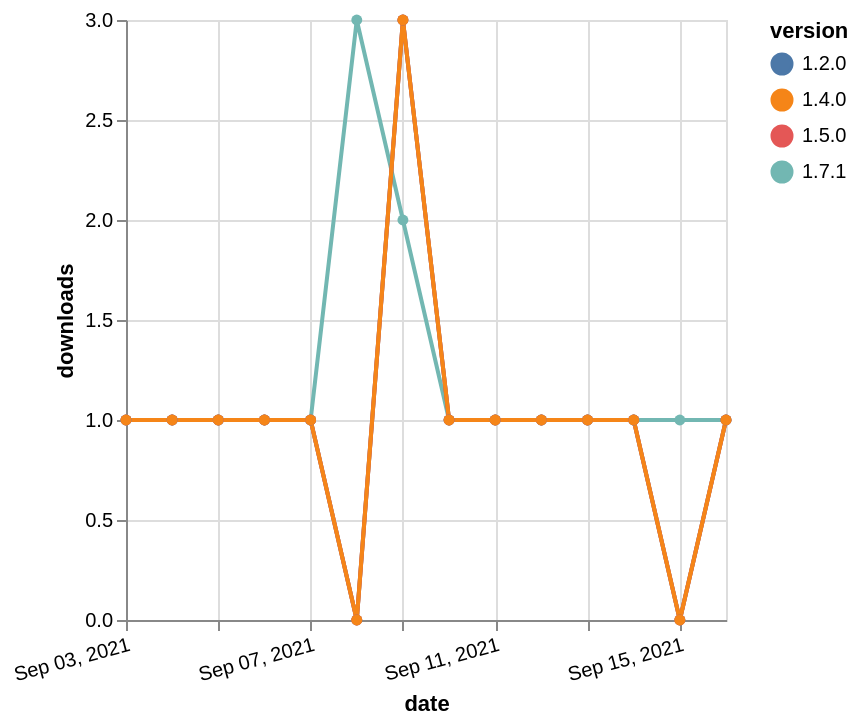

Vega-Lite specification for this chart:
### Vega-Lite specification from a JSON file in a GitHub repository (floating-point values rounded to 4 significant figures)
{"$schema": "https://vega.github.io/schema/vega-lite/v5.json", "description": "A simple bar chart with embedded data.", "data": {"values": [{"date": "2021-09-03", "total": 170, "delta": 1, "version": "1.7.1"}, {"date": "2021-09-04", "total": 171, "delta": 1, "version": "1.7.1"}, {"date": "2021-09-05", "total": 172, "delta": 1, "version": "1.7.1"}, {"date": "2021-09-06", "total": 173, "delta": 1, "version": "1.7.1"}, {"date": "2021-09-07", "total": 174, "delta": 1, "version": "1.7.1"}, {"date": "2021-09-08", "total": 177, "delta": 3, "version": "1.7.1"}, {"date": "2021-09-09", "total": 179, "delta": 2, "version": "1.7.1"}, {"date": "2021-09-10", "total": 180, "delta": 1, "version": "1.7.1"}, {"date": "2021-09-11", "total": 181, "delta": 1, "version": "1.7.1"}, {"date": "2021-09-12", "total": 182, "delta": 1, "version": "1.7.1"}, {"date": "2021-09-13", "total": 183, "delta": 1, "version": "1.7.1"}, {"date": "2021-09-14", "total": 184, "delta": 1, "version": "1.7.1"}, {"date": "2021-09-15", "total": 185, "delta": 1, "version": "1.7.1"}, {"date": "2021-09-16", "total": 186, "delta": 1, "version": "1.7.1"}, {"date": "2021-09-03", "total": 242, "delta": 1, "version": "1.2.0"}, {"date": "2021-09-04", "total": 243, "delta": 1, "version": "1.2.0"}, {"date": "2021-09-05", "total": 244, "delta": 1, "version": "1.2.0"}, {"date": "2021-09-06", "total": 245, "delta": 1, "version": "1.2.0"}, {"date": "2021-09-07", "total": 246, "delta": 1, "version": "1.2.0"}, {"date": "2021-09-08", "total": 246, "delta": 0, "version": "1.2.0"}, {"date": "2021-09-09", "total": 249, "delta": 3, "version": "1.2.0"}, {"date": "2021-09-10", "total": 250, "delta": 1, "version": "1.2.0"}, {"date": "2021-09-11", "total": 251, "delta": 1, "version": "1.2.0"}, {"date": "2021-09-12", "total": 252, "delta": 1, "version": "1.2.0"}, {"date": "2021-09-13", "total": 253, "delta": 1, "version": "1.2.0"}, {"date": "2021-09-14", "total": 254, "delta": 1, "version": "1.2.0"}, {"date": "2021-09-15", "total": 254, "delta": 0, "version": "1.2.0"}, {"date": "2021-09-16", "total": 255, "delta": 1, "version": "1.2.0"}, {"date": "2021-09-03", "total": 194, "delta": 1, "version": "1.5.0"}, {"date": "2021-09-04", "total": 195, "delta": 1, "version": "1.5.0"}, {"date": "2021-09-05", "total": 196, "delta": 1, "version": "1.5.0"}, {"date": "2021-09-06", "total": 197, "delta": 1, "version": "1.5.0"}, {"date": "2021-09-07", "total": 198, "delta": 1, "version": "1.5.0"}, {"date": "2021-09-08", "total": 198, "delta": 0, "version": "1.5.0"}, {"date": "2021-09-09", "total": 201, "delta": 3, "version": "1.5.0"}, {"date": "2021-09-10", "total": 202, "delta": 1, "version": "1.5.0"}, {"date": "2021-09-11", "total": 203, "delta": 1, "version": "1.5.0"}, {"date": "2021-09-12", "total": 204, "delta": 1, "version": "1.5.0"}, {"date": "2021-09-13", "total": 205, "delta": 1, "version": "1.5.0"}, {"date": "2021-09-14", "total": 206, "delta": 1, "version": "1.5.0"}, {"date": "2021-09-15", "total": 206, "delta": 0, "version": "1.5.0"}, {"date": "2021-09-16", "total": 207, "delta": 1, "version": "1.5.0"}, {"date": "2021-09-03", "total": 196, "delta": 1, "version": "1.4.0"}, {"date": "2021-09-04", "total": 197, "delta": 1, "version": "1.4.0"}, {"date": "2021-09-05", "total": 198, "delta": 1, "version": "1.4.0"}, {"date": "2021-09-06", "total": 199, "delta": 1, "version": "1.4.0"}, {"date": "2021-09-07", "total": 200, "delta": 1, "version": "1.4.0"}, {"date": "2021-09-08", "total": 200, "delta": 0, "version": "1.4.0"}, {"date": "2021-09-09", "total": 203, "delta": 3, "version": "1.4.0"}, {"date": "2021-09-10", "total": 204, "delta": 1, "version": "1.4.0"}, {"date": "2021-09-11", "total": 205, "delta": 1, "version": "1.4.0"}, {"date": "2021-09-12", "total": 206, "delta": 1, "version": "1.4.0"}, {"date": "2021-09-13", "total": 207, "delta": 1, "version": "1.4.0"}, {"date": "2021-09-14", "total": 208, "delta": 1, "version": "1.4.0"}, {"date": "2021-09-15", "total": 208, "delta": 0, "version": "1.4.0"}, {"date": "2021-09-16", "total": 209, "delta": 1, "version": "1.4.0"}]}, "width": "container", "mark": {"type": "line", "point": {"filled": true}}, "encoding": {"x": {"field": "date", "type": "temporal", "timeUnit": "yearmonthdate", "title": "date", "axis": {"labelAngle": -15}}, "y": {"field": "delta", "type": "quantitative", "title": "downloads"}, "color": {"field": "version", "type": "nominal"}, "tooltip": {"field": "delta"}}}
